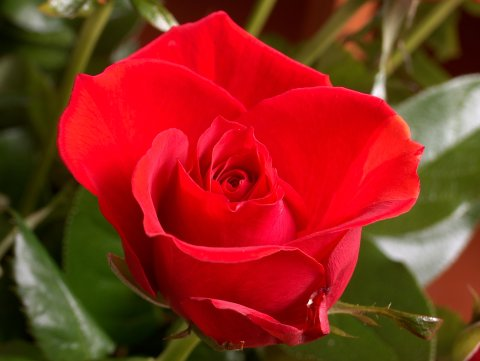
#> input picture sobel_edge_detection/sample.jpg, 480 x 361 px, found by its file name
$ python sobel_edge_detection.py
#> lines starting #> are read from the running program, lines starting #| are printed output that depends on the picture
import numpy as np
import matplotlib.pyplot as plt
import matplotlib.image as mpimg
from math import sqrt
import time

class Sobel_Edge_detect:
    def __init__(self, path):
        self.image = mpimg.imread(path)
#> self.image is the input picture: shape (361, 480, 3); mean R, G, B 139.9, 43.9, 28.2
        self.orig_img = self.image
        self.vertical_grad_filter = np.array([[1, 0, -1],[2, 0, -2],[1, 0, -1]])
        self.horizontal_grad_filter = np.array([[1, 2, 1],[0, 0, 0],[-1, -2, -1]])
        print(self.image)
#> (printed output is left out)

    def cvt2gray(self):
        self.image = np.dot(self.image, [1, 1, 1])//3
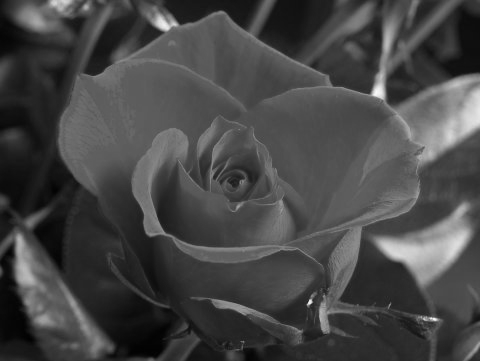
#> self.image: shape (361, 480) int64; min 1, max 249, mean 70.4
        self.image = self.image/255
        print(self.image)
#> (printed output is left out)

    def detect_edges(self):
        self.cvt2gray()
        kernel_width = self.vertical_grad_filter.shape[0]//2
        grad_ = np.zeros(self.image.shape)

        self.image = np.pad(self.image, pad_width= ([kernel_width, ], [kernel_width, ]), mode= 'constant', constant_values= (0, 0))
#> self.image: shape (363, 482) float64
        for i in range(kernel_width, self.image.shape[0] - kernel_width):
            for j in range(kernel_width, self.image.shape[1] - kernel_width):
                x = self.image[i - kernel_width: i + kernel_width + 1, j - kernel_width: j + kernel_width + 1]
                x = x.flatten() * self.vertical_grad_filter.flatten()
                sum_x = x.sum()

                y = self.image[i - kernel_width: i + kernel_width + 1, j - kernel_width: j + kernel_width + 1]
                y = y.flatten() * self.horizontal_grad_filter.flatten()
                sum_y = y.sum()

                grad_[i - kernel_width][j - kernel_width] = sqrt(sum_x**2 + sum_y**2)
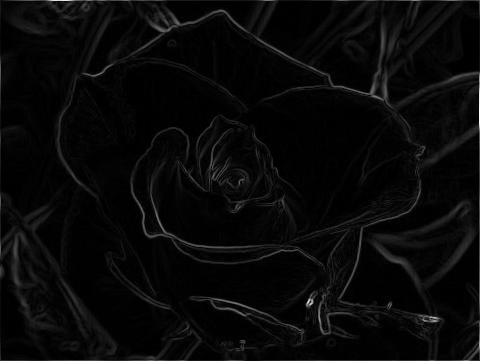
#> grad_: shape (361, 480) float64; min 0, max 3.58, mean 0.123; drawn with min black and max white
        self.image = grad_

        loc_time = time.localtime(time.time())
        m = str(loc_time.tm_year) + str(loc_time.tm_mon) + str(loc_time.tm_mday) + str(loc_time.tm_hour) + str(loc_time.tm_min) + str(loc_time.tm_sec)
        img_save_name = 'sobel_edge_det_' + m + ".jpg"
        plt.imsave(img_save_name, self.image)
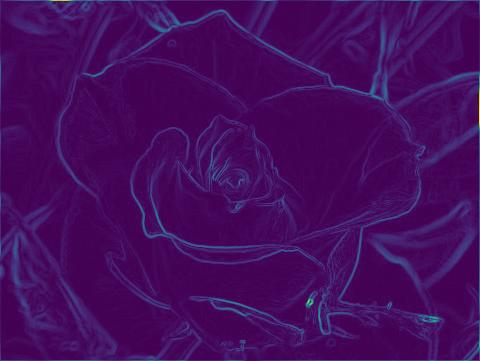
#> saved as sobel_edge_det_20261120192111.jpg: shape (361, 480, 3); mean R, G, B 68.8, 12, 93.8

    def show_image(self, orig = 0):
        if orig == 1:
            plt.imshow(self.orig_img)
            plt.waitforbuttonpress()
        if orig == 0:
            plt.imshow(self.image, cmap= 'gray')
            plt.waitforbuttonpress()


if __name__ == "__main__":
    img = Sobel_Edge_detect("/home/thedarkcoder/Desktop/Computer science/Programs/Python programs/files_for_progs/sample.jpg")
    img.show_image(1)
    img.detect_edges()
    img.show_image()
#> call 2 of show_image, with orig = 0
#> in show_image (call 2), `plt.waitforbuttonpress()`:
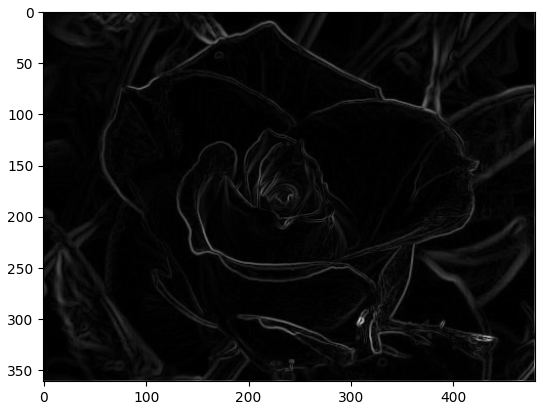
#> figure drawn by matplotlib, 1 panel
